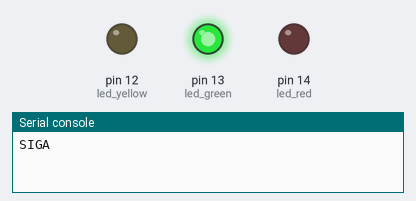
The program below on a simulated MicroPython board. Parts: output pins drawn as LEDs (lit = HIGH), the last lines printed to the serial console.

Above: at 3.5 s.
At 8.5 s:
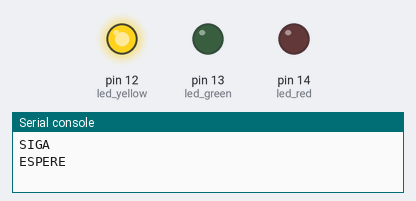
At 13.5 s:
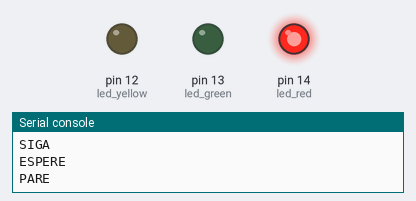
Timing chart, 0 to 22.1 s (numbered marks = the images above):
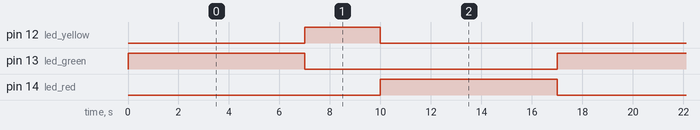

The program:

semaforo.py
```python
from machine import Pin
from time import sleep

led_green = Pin (13, Pin.OUT)
led_yellow = Pin (12, Pin.OUT)
led_red = Pin (14, Pin.OUT)

while True:
    #verde
    print ("SIGA")
    led_green.value(1)
    led_yellow.value(0)
    led_red.value(0)
    sleep(7)

    #amarelo
    print("ESPERE")
    led_green.value(0)
    led_yellow.value(1)
    led_red.value(0)
    sleep(3)

    #vermelho
    print("PARE")
    led_green.value(0)
    led_yellow.value(0)
    led_red.value(1)
    sleep(7)
```

Measured:
- by itself, pin 12 (led_yellow): alternates HIGH for 3.0 s and LOW for 14.0 s
- by itself, pin 13 (led_green), pin 14 (led_red): alternates HIGH for 7.0 s and LOW for 10.0 s
- by itself, everything shown: repeats every 17.0 s, in 3 steps
